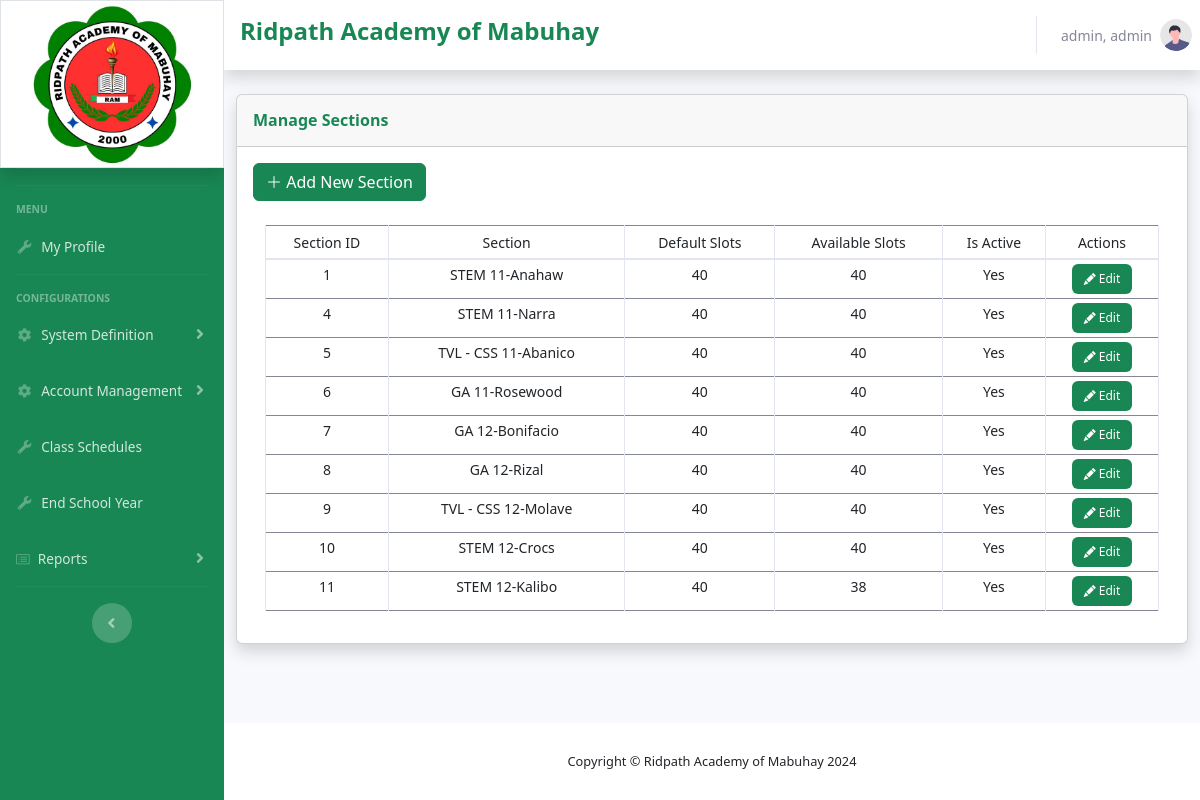
Page /admin/section.php (signed in) on the committed database.
### tables this page shows
CREATE TABLE `sections` (
  `sectionID` int(254) NOT NULL,
  `strandID` int(254) NOT NULL,
  `gradelevel` varchar(5) NOT NULL,
  `sectionname` varchar(254) NOT NULL,
  `defaultslots` int(20) NOT NULL,
  `currentavailableslot` int(20) NOT NULL,
  `isactive` varchar(10) NOT NULL
);

CREATE TABLE `strands` (
  `strandID` int(254) NOT NULL,
  `strandname` varchar(254) NOT NULL,
  `abbreviation` varchar(254) NOT NULL,
  `isactive` varchar(10) NOT NULL
);

### admin/section.php (the view, shortened to what this page needs)
<?php
require '../shared/header.php';
?>
<div class="container-fluid">
    <div class="row">
        <div class="col-xl-12 col-lg-12">
            <div class="card shadow mb-4">
                <div
                    class="card-header py-3 d-flex flex-row align-items-center justify-content-between">
                    <h6 class="m-0 font-weight-bold text-success">Manage Sections</h6>
                </div>
                <div class="card-body">
                    <div class="row" id="page-btn-container">
                        <div class="col-4">
                            <button class="btn btn-success" id="page-btn" data-bs-toggle="modal" data-bs-target="#modal-Add"><i class="bi bi-plus-lg"></i> Add New Section</button>
                        </div>
                    </div>
                    <div class="container">
                        <div class="table-responsive mt-4">
                            <table class="table table-hover table-bordered table-sm w-100" id="table">
                                <thead>
                                    <tr>
                                        <th scope="col" class="text-center" id="th"><small>Section ID</small></th>
                                        <th scope="col" class="text-center" id="th"><small>Section</small></th>
                                        <th scope="col" class="text-center" id="th"><small>Default Slots</small></th>
                                        <th scope="col" class="text-center" id="th"><small>Available Slots</small></th>
                                        <th scope="col" class="text-center" id="th"><small>Is Active</small></th>
                                        <th scope="col" class="text-center" id="th"><small>Actions</small></th>
                                    </tr>
                                </thead>
                                <tbody>
                                    <?php
                                    $fetchQuery = "SELECT * FROM sections ss
                                    LEFT JOIN strands st ON ss.strandID = st.strandID";
                                    $fetchedData = mysqli_query($conn, $fetchQuery);
                                    while ($DataArray = mysqli_fetch_assoc($fetchedData)) {
                                        $ID = $DataArray['sectionID'];
                                        $SectionName = $DataArray['sectionname'];
                                        $abbreviation = $DataArray['abbreviation'];
                                        $gradelevel = $DataArray['gradelevel'];
                                        $status = $DataArray['isactive'];
                                        $defaultslots = $DataArray['defaultslots'];
                                        $availableslots = $DataArray['currentavailableslot'];
                                    ?>
                                        <tr>
                                            <td class="text-center" id="td"><?php echo $ID; ?></td>
                                            <td class="text-center" id="td"><?php echo $abbreviation." ".$gradelevel."-".$SectionName; ?></td>
                                            <td class="text-center" id="td"><?php echo $defaultslots; ?></td>
                                            <td class="text-center" id="td"><?php echo $availableslots; ?></td>
                                            <td class="text-center" id="td"><?php echo $status; ?></td>
                                            <td class="text-center" id="td">
                                                <button class="btn btn-success border-0" title="Edit" id="table-button"
                                                    data-bs-toggle="modal"
                                                    data-bs-target="#modal-Edit"
                                                    data-bs-SectionID="<?php echo $ID; ?>">
                                                    <i class="bi bi-pencil-fill" id="table-btn-icon"></i> <span id="tablebutton-text">Edit</span>
                                                </button>
                                            </td>
                                        </tr>
                                    <?php
                                    }
                                    ?>
                                </tbody>
                            </table>
                        </div>
                    </div>
                </div>
            </div>
        </div>
    </div>
</div>
</div>
<?php
require '../shared/footer.php';
?>

### css/style.css (style rules this page uses)
td { font-size: 14px; }
#table-button { font-size: 12px; }

### rows in the picture
sections: sectionID "1", strandID.abbreviation "STEM", gradelevel "11", sectionname "Anahaw", defaultslots "40", currentavailableslot "40", strandID.isactive "Yes"
sections: sectionID "4", strandID.abbreviation "STEM", gradelevel "11", sectionname "Narra", defaultslots "40", currentavailableslot "40", strandID.isactive "Yes"
sections: sectionID "5", strandID.abbreviation "TVL - CSS", gradelevel "11", sectionname "Abanico", defaultslots "40", currentavailableslot "40", strandID.isactive "Yes"
sections: sectionID "6", strandID.abbreviation "GA", gradelevel "11", sectionname "Rosewood", defaultslots "40", currentavailableslot "40", strandID.isactive "Yes"
sections: sectionID "7", strandID.abbreviation "GA", gradelevel "12", sectionname "Bonifacio", defaultslots "40", currentavailableslot "40", strandID.isactive "Yes"
sections: sectionID "8", strandID.abbreviation "GA", gradelevel "12", sectionname "Rizal", defaultslots "40", currentavailableslot "40", strandID.isactive "Yes"
sections: sectionID "9", strandID.abbreviation "TVL - CSS", gradelevel "12", sectionname "Molave", defaultslots "40", currentavailableslot "40", strandID.isactive "Yes"
sections: sectionID "10", strandID.abbreviation "STEM", gradelevel "12", sectionname "Crocs", defaultslots "40", currentavailableslot "40", strandID.isactive "Yes"
sections: sectionID "11", strandID.abbreviation "STEM", gradelevel "12", sectionname "Kalibo", defaultslots "40", currentavailableslot "38", strandID.isactive "Yes"

### other values in the picture
$_SESSION['logged_username'] "admin, admin"
